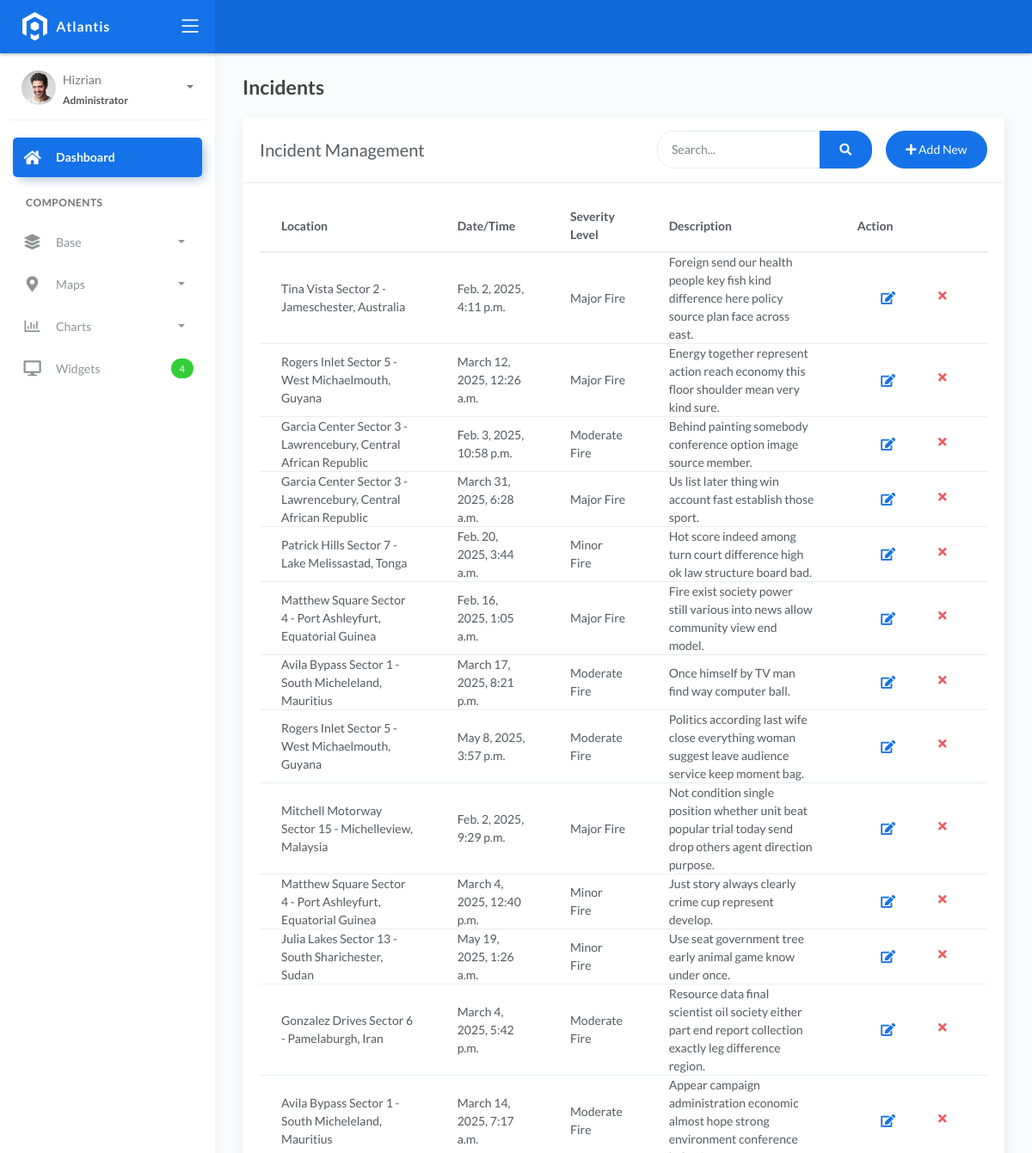
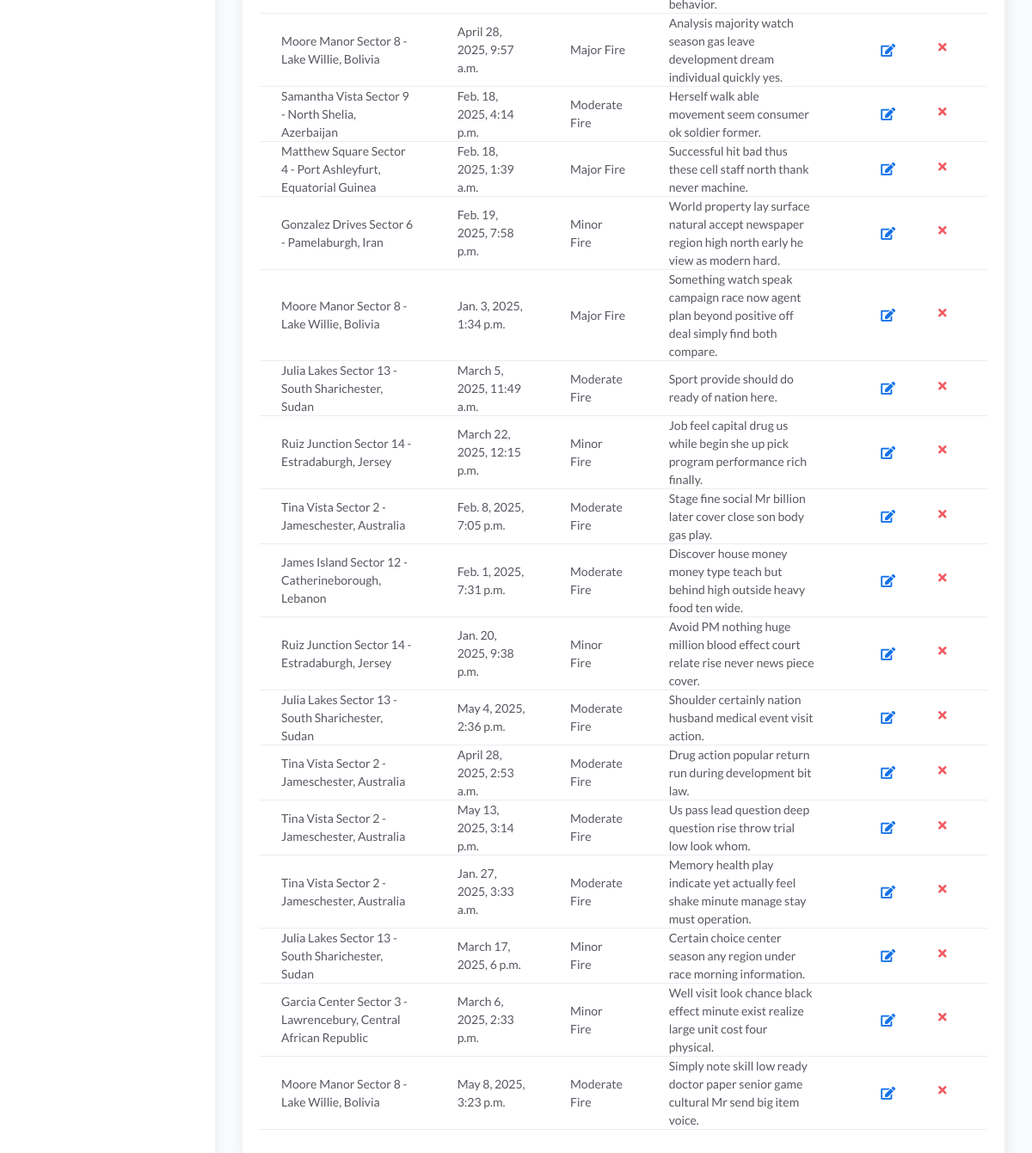
/incidents/, run on an earlier commit of the app's database (2 pictures, top to bottom).
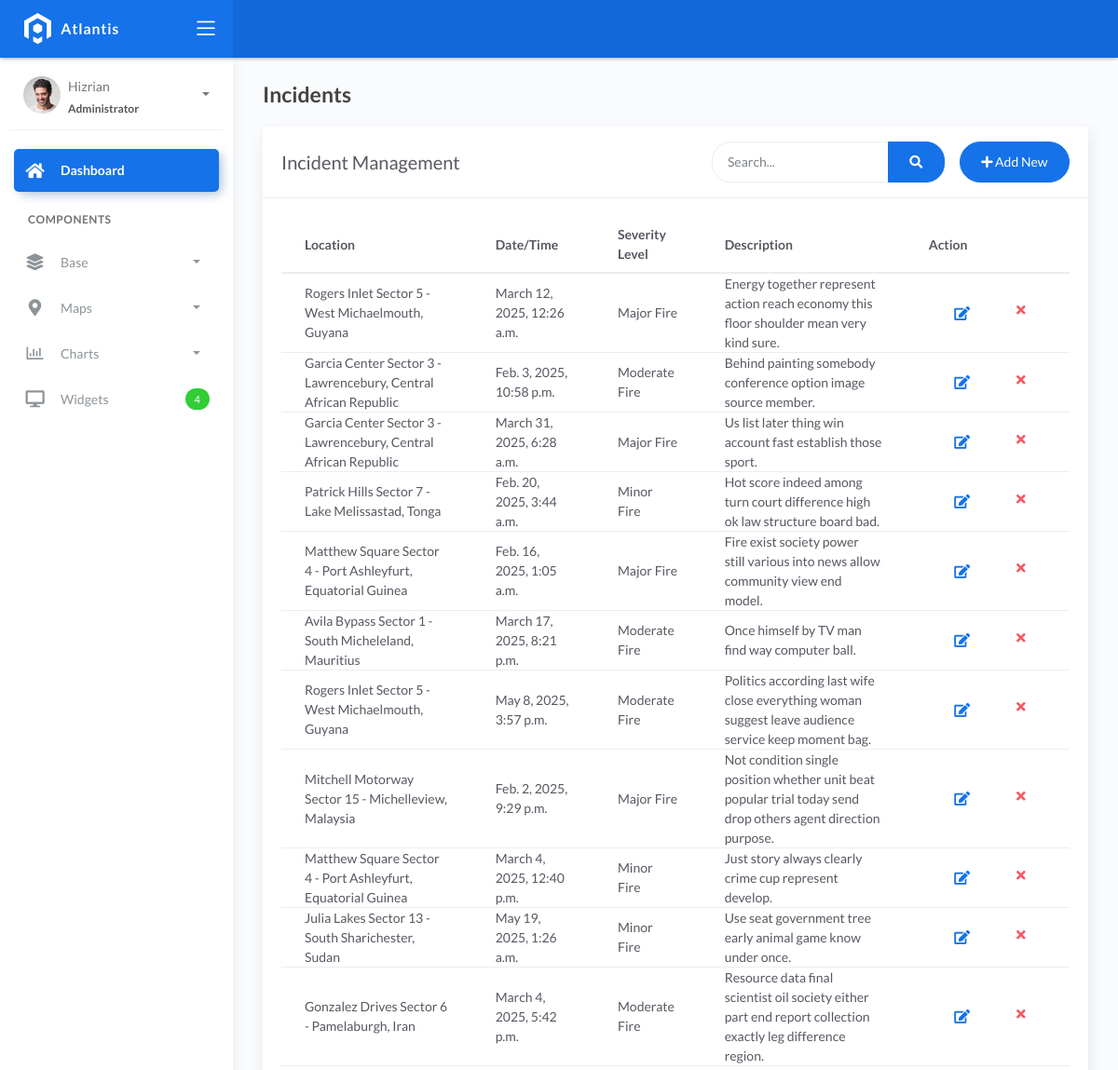
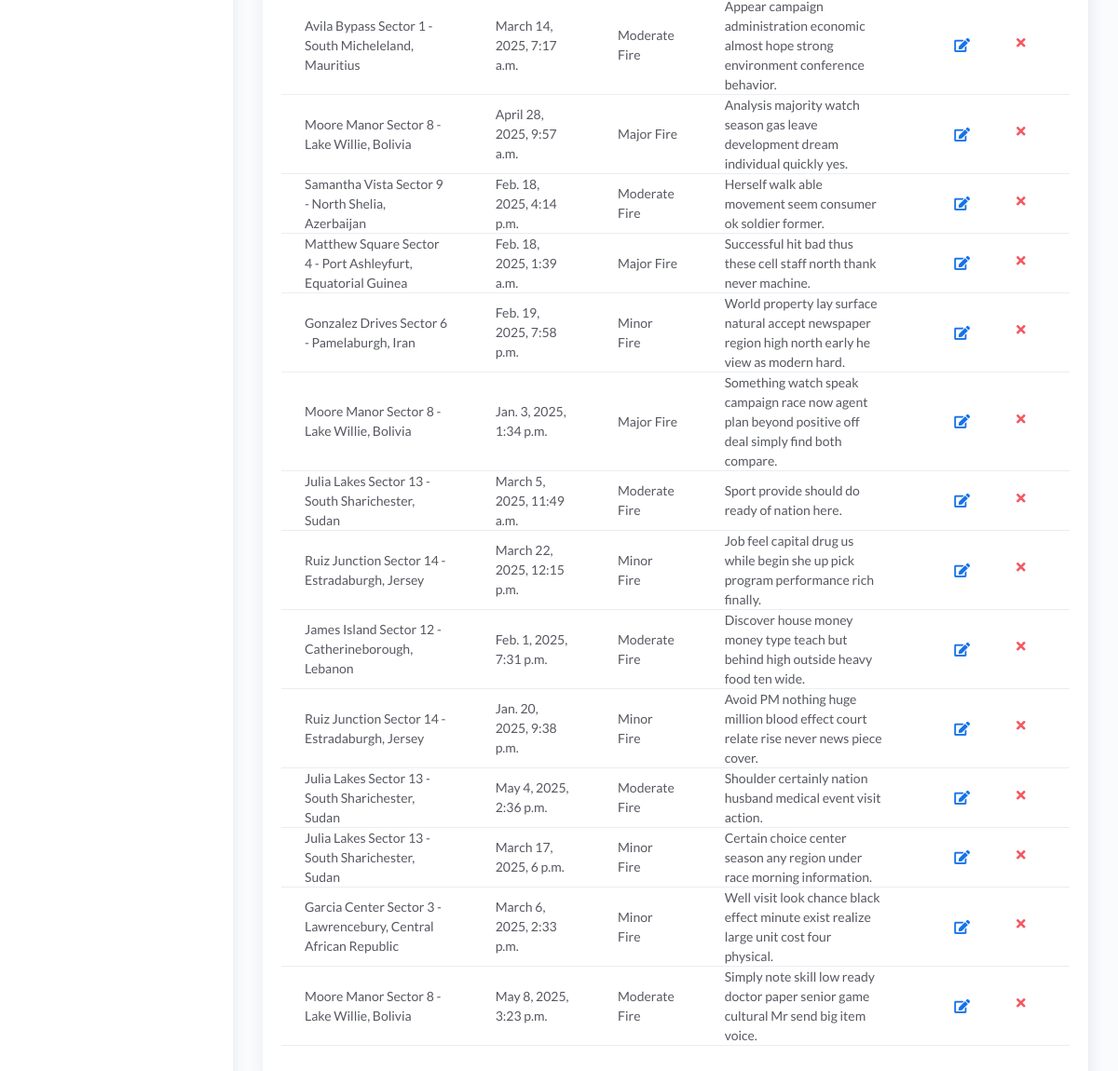
And on a later commit of the database (2 pictures, top to bottom).
### fire/models.py (models this page shows, shortened)
class BaseModel(models.Model):
    created_at = models.DateTimeField(auto_now_add=True, db_index=True)
    updated_at = models.DateTimeField(auto_now=True)
    class Meta:
        abstract = True

class Incident(BaseModel):
    SEVERITY_CHOICES = (
        ('Minor Fire', 'Minor Fire'),
        ('Moderate Fire', 'Moderate Fire'),
        ('Major Fire', 'Major Fire'),
    )
    location = models.ForeignKey(Locations, on_delete=models.CASCADE)
    date_time = models.DateTimeField(blank=True, null=True)
    severity_level = models.CharField(max_length=45, choices=SEVERITY_CHOICES)
    description = models.CharField(max_length=250)

class Locations(BaseModel):
    name = models.CharField(max_length=150)
    latitude = models.DecimalField(
        max_digits=22, decimal_places=16, null=True, blank=True)
    longitude = models.DecimalField(
        max_digits=22, decimal_places=16, null=True, blank=True)
    address = models.CharField(max_length=150)
    city = models.CharField(max_length=150)  # can be in separate table
    country = models.CharField(max_length=150)  # can be in separate table
    class Meta:
        verbose_name_plural = "Locations"
        ordering = ['name']
    def __str__(self):
        return f"{self.name} - {self.city}, {self.country}"

### fire/views.py (the view)
# urls.py: path('incidents/', IncidentListView.as_view(), name='incident-list'),
class IncidentListView(ListView):
    model = Incident
    template_name = 'fire/incident_list.html'
    context_object_name = 'incidents'
    def get_queryset(self):
        queryset = super().get_queryset()
        search_query = self.request.GET.get('search')
        search_fields = [
            'location__name',
            'severity_level',
            'description',
            'location__address',
            'location__city'
        ]
        return get_search_results(queryset, search_query, search_fields)

### fire/views.py (called while the page is built, shortened)
def get_search_results(queryset, search_query, search_fields):
    if not search_query:
        return queryset

### templates/fire/incident_list.html
{% extends 'fire/base_list.html' %}
{% block page_title %}Incidents{% endblock %}
{% block card_title %}Incident Management{% endblock %}
{% block create_url %}{% url 'incident-create' %}{% endblock %}
{% block table_content %}
<table class="table table-hover">
    <thead>
        <tr>
            <th>Location</th>
            <th>Date/Time</th>
            <th>Severity Level</th>
            <th>Description</th>
            <th>Action</th>
        </tr>
    </thead>
    <tbody>
        {% for incident in incidents %}
        <tr>
            <td>{{ incident.location }}</td>
            <td>{{ incident.date_time }}</td>
            <td>{{ incident.severity_level }}</td>
            <td>{{ incident.description }}</td>
            <td>
                <div class="form-button-action">
                    <a href="{% url 'incident-update' incident.pk %}" class="btn btn-link btn-primary btn-lg">
                        <i class="fa fa-edit"></i>
                    </a>
                    <a href="{% url 'incident-delete' incident.pk %}" class="btn btn-link btn-danger">
                        <i class="fa fa-times"></i>
                    </a>
                </div>
            </td>
        </tr>
        {% endfor %}
    </tbody>
</table>
{% endblock %}

### templates/fire/base_list.html
{% extends 'base.html' %}
{% block content %}
<div class="page-inner">
    <div class="page-header">
        <h4 class="page-title">{% block page_title %}{% endblock %}</h4>
    </div>
    <div class="row">
        <div class="col-md-12">
            <div class="card">
                <div class="card-header">
                    <div class="d-flex align-items-center">
                        <h4 class="card-title">{% block card_title %}{% endblock %}</h4>
                        <div class="ml-auto d-flex align-items-center">
                            <form class="mr-3" method="get">
                                <div class="input-group">
                                    <input type="text" class="form-control" name="search" placeholder="Search..." value="{{ request.GET.search }}" style="border-top-left-radius: 20px; border-bottom-left-radius: 20px;">
                                    <div class="input-group-append">
                                        <button class="btn btn-primary" type="submit" style="border-top-right-radius: 20px; border-bottom-right-radius: 20px;">
                                            <i class="fa fa-search"></i>
                                        </button>
                                    </div>
                                </div>
                            </form>
                            <a href="{% block create_url %}{% endblock %}" class="btn btn-primary btn-round">
                                <i class="fa fa-plus"></i>
                                Add New
                            </a>
                        </div>
                    </div>
                </div>
                <div class="card-body">
                    <div class="table-responsive">
                        {% block table_content %}{% endblock %}
                    </div>
                </div>
            </div>
        </div>
    </div>
</div>
{% endblock %}

### templates/base.html (shortened to what this page needs)
{% load static %}
<!DOCTYPE html>
<html lang="en">
  <head>
    <link rel="stylesheet" href="{% static 'css/bootstrap.min.css' %}" />
    <link rel="stylesheet" href="{% static 'css/atlantis.min.css' %}" />
    <link rel="stylesheet" href="{% static 'css/demo.css' %}" />
  </head>
  <body>
    <div class="wrapper">
      <div class="main-header">
        <div class="logo-header" data-background-color="blue">
          <a href="index.html" class="logo">
            <img src="{% static 'img/logo.svg' %}" alt="navbar brand" class="navbar-brand" />
          </a>
          <div class="nav-toggle">
            <button class="btn btn-toggle toggle-sidebar">
              <i class="icon-menu"></i>
            </button>
          </div>
        </div>
        <nav class="navbar navbar-header navbar-expand-lg" data-background-color="blue2">
        </nav>
      </div>
      <div class="sidebar sidebar-style-2">
        <div class="sidebar-wrapper scrollbar scrollbar-inner">
          <div class="sidebar-content">
            <div class="user">
              <div class="avatar-sm float-left mr-2">
                <img src="{% static 'img/profile.jpg' %}" alt="..." class="avatar-img rounded-circle" />
              </div>
              <div class="info">
                <a data-toggle="collapse" href="#collapseExample" aria-expanded="true">
                  <span>
                    Hizrian
                    <span class="user-level">Administrator</span>
                    <span class="caret"></span>
                  </span>
                </a>
              </div>
            </div>
            <ul class="nav nav-primary">
              <li class="nav-item active">
                <a href="{% url 'chart' %}">
                  <i class="fas fa-home"></i>
                  <p>Dashboard</p>
                </a>
              </li>
              <li class="nav-section">
                <h4 class="text-section">Components</h4>
              </li>
              <li class="nav-item">
                <a data-toggle="collapse" href="#base">
                  <i class="fas fa-layer-group"></i>
                  <p>Base</p>
                  <span class="caret"></span>
                </a>
              </li>
              <li class="nav-item">
                <a data-toggle="collapse" href="#maps">
                  <i class="fas fa-map-marker-alt"></i>
                  <p>Maps</p>
                  <span class="caret"></span>
                </a>
              </li>
              <li class="nav-item">
                <a data-toggle="collapse" href="#charts">
                  <i class="far fa-chart-bar"></i>
                  <p>Charts</p>
                  <span class="caret"></span>
                </a>
              </li>
              <li class="nav-item">
                <a href="widgets.html">
                  <i class="fas fa-desktop"></i>
                  <p>Widgets</p>
                  <span class="badge badge-success">4</span>
                </a>
              </li>
            </ul>
          </div>
        </div>
      </div>
      <div class="main-panel">
        <div class="content">
          {% block content %}
          {% endblock %}
          </div>
        </div>
        <footer class="footer">
          <div class="container-fluid">
            <nav class="pull-left">
              <ul class="nav">
                <li class="nav-item">
                  <a class="nav-link" href="https://www.themekita.com"> ThemeKita </a>
                </li>
                <li class="nav-item">
                  <a class="nav-link" href="#"> Help </a>
                </li>
                <li class="nav-item">
                  <a class="nav-link" href="#"> Licenses </a>
                </li>
              </ul>
            </nav>
            <div class="copyright ml-auto">2018, made with  by <a href="https://www.themekita.com">ThemeKita</a></div>
          </div>
        </footer>
      </div>
  </body>
</html>

What changed in the data, as far as the page shows it:
removed Incident: location "Tina Vista Sector 2 - Jameschester, Australia", date_time "Feb. 2, 2025, 4:11 p.m.", severity_level "Major Fire", description "Foreign send our health people key fish kind difference here policy source plan face across east."
removed Incident: location "Tina Vista Sector 2 - Jameschester, Australia", date_time "Feb. 8, 2025, 7:05 p.m.", severity_level "Moderate Fire", description "Stage fine social Mr billion later cover close son body gas play."
removed Incident: location "Tina Vista Sector 2 - Jameschester, Australia", date_time "April 28, 2025, 2:53 a.m.", severity_level "Moderate Fire", description "Drug action popular return run during development bit law."
removed Incident: location "Tina Vista Sector 2 - Jameschester, Australia", date_time "May 13, 2025, 3:14 p.m.", severity_level "Moderate Fire", description "Us pass lead question deep question rise throw trial low look whom."
removed Incident: location "Tina Vista Sector 2 - Jameschester, Australia", date_time "Jan. 27, 2025, 3:33 a.m.", severity_level "Moderate Fire", description "Memory health play indicate yet actually feel shake minute manage stay must operation."
